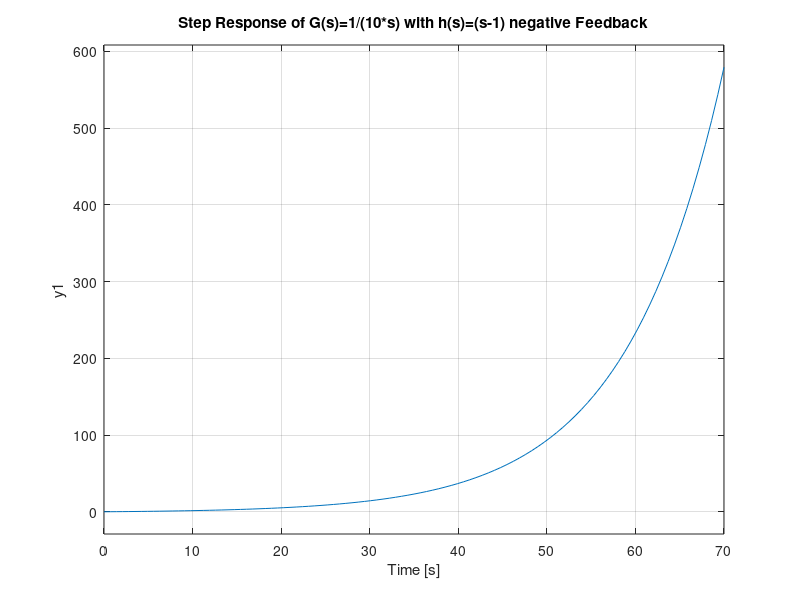
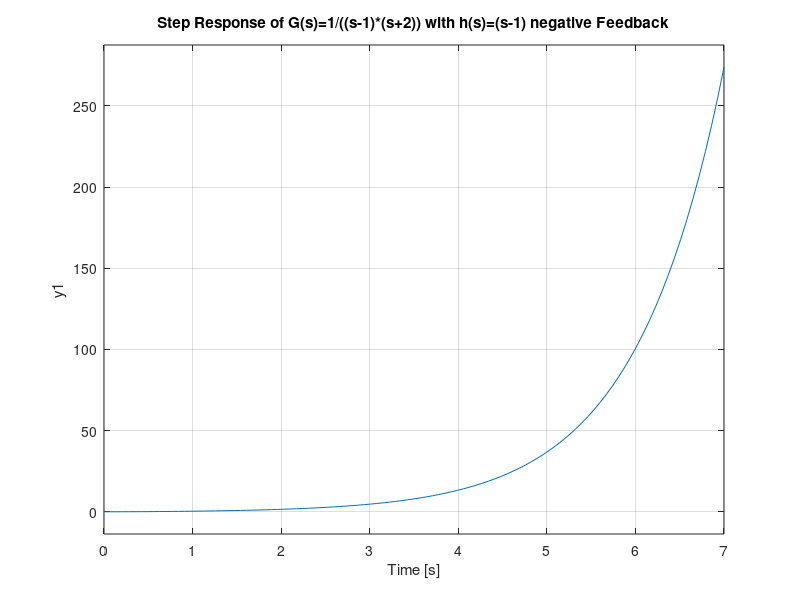
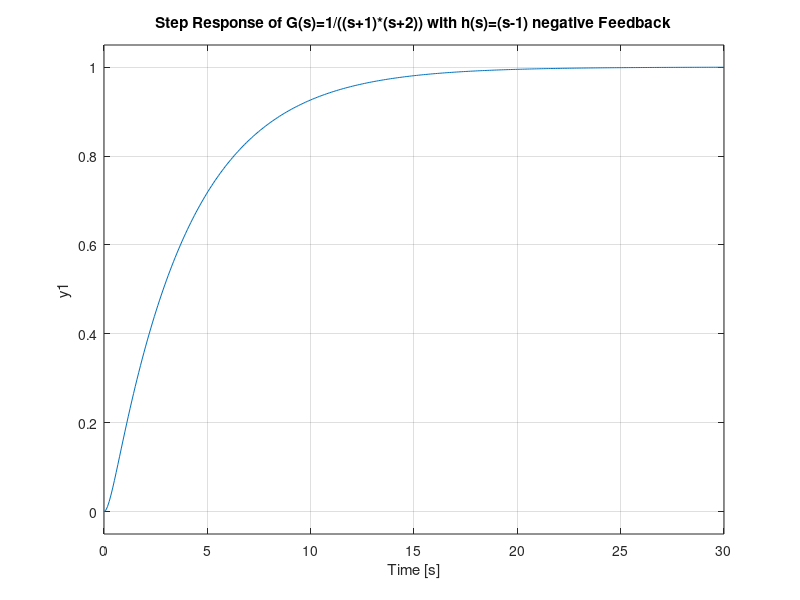
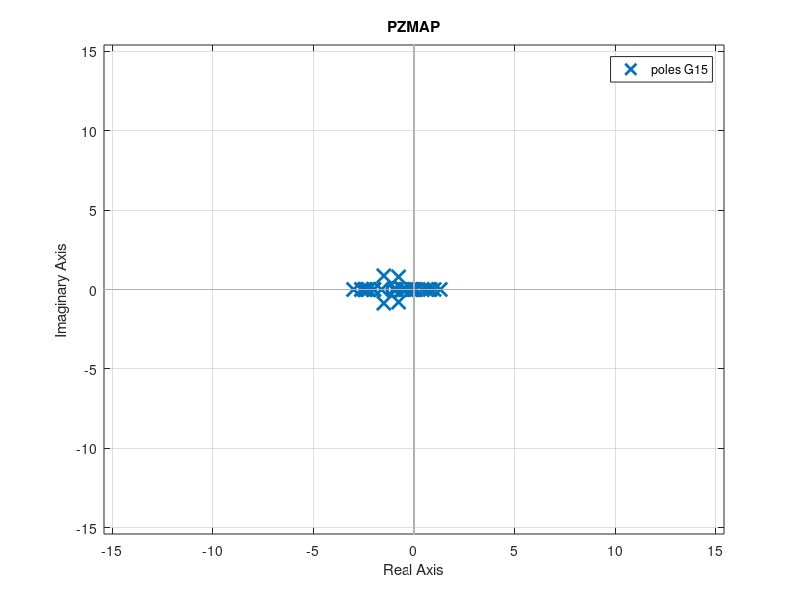

The MATLAB source for these figures, in order:
%Batch_16 Simulation Results
clc;
clear;
close all;
s=tf('s');
G1=1/(10*s)
G2=1/((s-1)*(s+2))
G3=1/((s+1)*(s+2))

step(G1)
title("Step Response of G(s)=1/(10*s)")
% hgexport(1,"511873_Results_Step_Response_G1.fig");
hold on
figure(2)
step(G2)
title("Step Response of G(s)=1/((s-1)*(s+2))")
% hgexport(2,"511873_Results_Step_Response_of_G2.fig");
figure(3)
step(G3)
title("Step Response of G(s)=1/((s+1)*(s+2))")
% hgexport(3,"511873_Results_Step_Response_G3.fig");

G4=feedback(G1,1);
G5=feedback(G2,1);
G6=feedback(G3,1);
figure(4)
step(G4)
title("Step Response of G(s)=1/(10*s) with unity negative Feedback")
% hgexport(4,"511873_Results_Step_Response_of_G4.fig");
figure(5)
step(G5)
title("Step Response of G(s)=1/((s-1)*(s+2)) with unity negative Feedback")
% hgexport(5,"511873_Results_Step_Response_of_G5.fig");
figure(6)
step(G6)
title("Step Response of G(s)=1/((s+1)*(s+2)) with unity negative Feedback")
% hgexport(6,"511873_Results_Step_Response_of_G6.fig");

G7=feedback(G1,-1);
G8=feedback(G2,-1);
G9=feedback(G3,-1);
figure(7)
step(G7)
title("Step Response of G(s)=1/(10*s) with unity positive Feedback")
% hgexport(7,"511873_Results_Step_Response_of_G7.fig");
figure(8)
step(G8)
title("Step Response of G(s)=1/((s-1)*(s+2)) with unity positive Feedback")
% hgexport(8,"511873_Results_Step_Response_of_G8.fig");
figure(9)
step(G9)
title("Step Response of G(s)=1/((s+1)*(s+2)) with unity positive Feedback")
% hgexport(9,"511873_Results_Step_Response_of_G9.fig");

G10=feedback(G1,1/(s+1))
G11=feedback(G2,1/(s+1))
G12=feedback(G3,1/(s+1))
figure(10)
step(G10)
title("Step Response of G(s)=1/(10*s) with h(s)=1/(s+1) negative Feedback")
% hgexport(10,"511873_Results_Step_Response_of_G10.fig");
figure(11)
step(G11)
title("Step Response of G(s)=1/((s-1)*(s+2)) with h(s)=1/(s+1) negative Feedback")
% hgexport(11,"511873_Results_Step_Response_of_G11.fig");
figure(12)
step(G12)
title("Step Response of G(s)=1/((s+1)*(s+2)) with h(s)=1/(s+1) negative Feedback")
% hgexport(12,"511873_Results_Step_Response_of_G12.fig");


G13=feedback(G1,(s+1))
G14=feedback(G2,(s+1))
G15=feedback(G3,(s+1))
figure(13)
step(G13)
title("Step Response of G(s)=1/(10*s) with h(s)=(s+1) negative Feedback")
% hgexport(13,"511873_Results_Step_Response_of_G13.fig");
figure(14)
step(G14)
title("Step Response of G(s)=1/((s-1)*(s+2)) with h(s)=(s+1) negative Feedback")
% hgexport(14,"511873_Results_Step_Response_of_G14.fig");
figure(15)
step(G15)
title("Step Response of G(s)=1/((s+1)*(s+2)) with h(s)=(s+1) negative Feedback")
% hgexport(15,"511873_Results_Step_Response_of_G15.fig");

G17=feedback(G1,(s-1))
G18=feedback(G2,(s-1))
G19=feedback(G3,(s-1))
figure(17)
step(G17)
title("Step Response of G(s)=1/(10*s) with h(s)=(s-1) negative Feedback")
hgexport(17,"511873_Results_Step_Response_of_G17.fig");
figure(18)
step(G18)
title("Step Response of G(s)=1/((s-1)*(s+2)) with h(s)=(s-1) negative Feedback")
hgexport(18,"511873_Results_Step_Response_of_G18.fig");
figure(19)
step(G19)
title("Step Response of G(s)=1/((s+1)*(s+2)) with h(s)=(s-1) negative Feedback")
hgexport(19,"511873_Results_Step_Response_of_G19.fig");


figure(16)
pzmap(G1)
hold on
pzmap(G2)
hold on
pzmap(G3)
hold on
pzmap(G4)
hold on
pzmap(G5)
hold on
pzmap(G6)
hold on
pzmap(G7)
hold on
pzmap(G8)
hold on
pzmap(G9)
hold on
pzmap(G10)
hold on
pzmap(G11)
hold on
pzmap(G12)
hold on
pzmap(G13)
hold on
pzmap(G14)
hold on
pzmap(G15)
legend();
title("PZMAP");
hgexport(16,"511873_Results_PZMAP.fig");
